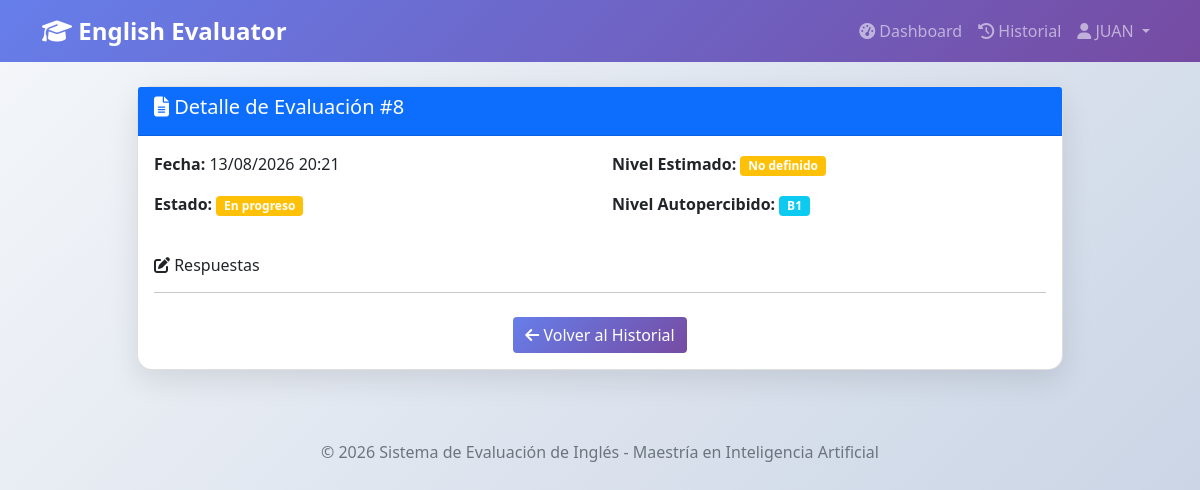
The page /evaluacion/detalle/8 (signed in) on the database its author committed.
### app.py (models this page shows, shortened)
class Usuario(db.Model):
    __tablename__ = 'usuarios'
    id = db.Column(db.Integer, primary_key=True)
    nombre = db.Column(db.String(100), nullable=False)
    apellido = db.Column(db.String(100), nullable=False)
    correo = db.Column(db.String(150), unique=True, nullable=False)
    password = db.Column(db.String(255), nullable=False)
    rol = db.Column(db.String(20), default='ESTUDIANTE')
    estado = db.Column(db.Boolean, default=True)
    fecha_creacion = db.Column(db.DateTime, default=datetime.utcnow)
    ultimo_login = db.Column(db.DateTime)
    nivel_autopercibido_id = db.Column(db.Integer, db.ForeignKey('niveles_mcer.id'), nullable=True)
    nivel_autopercibido = db.relationship('NivelMCER', foreign_keys=[nivel_autopercibido_id])
    evaluaciones = db.relationship('Evaluacion', backref='usuario', lazy=True)

class Evaluacion(db.Model):
    __tablename__ = 'evaluaciones'
    id = db.Column(db.Integer, primary_key=True)
    usuario_id = db.Column(db.Integer, db.ForeignKey('usuarios.id'), nullable=False)
    fecha_inicio = db.Column(db.DateTime, default=datetime.utcnow)
    fecha_fin = db.Column(db.DateTime)
    nivel_estimado_id = db.Column(db.Integer, db.ForeignKey('niveles_mcer.id'))
    estado = db.Column(db.String(30), default='EN_PROCESO')
    accuracy = db.Column(db.Numeric(5, 2))
    precision = db.Column(db.Numeric(5, 2))
    recall = db.Column(db.Numeric(5, 2))
    f1_score = db.Column(db.Numeric(5, 2))
    respuestas = db.relationship('Respuesta', backref='evaluacion', lazy=True)
    nivel_estimado = db.relationship('NivelMCER', foreign_keys=[nivel_estimado_id])

class NivelMCER(db.Model):
    __tablename__ = 'niveles_mcer'
    id = db.Column(db.Integer, primary_key=True)
    codigo = db.Column(db.String(2), unique=True, nullable=False)
    nombre = db.Column(db.String(50))
    descripcion = db.Column(db.Text)
    preguntas = db.relationship('Pregunta', backref='nivel', lazy=True)

### app.py (the view, shortened to what this page needs)
@app.route('/evaluacion/detalle/<int:evaluacion_id>')
@login_required
def detalle_evaluacion(evaluacion_id):
    evaluacion = Evaluacion.query.get(evaluacion_id)
    if not evaluacion:
        flash('Evaluación no encontrada.', 'danger')
        return redirect(url_for('historial'))
    if evaluacion.usuario_id != current_user.id and current_user.rol != 'ADMINISTRADOR':
        flash('Acceso denegado.', 'danger')
        return redirect(url_for('historial'))
    respuestas = Respuesta.query.filter_by(evaluacion_id=evaluacion_id).all()
    detalles = []
    return render_template('detalle_evaluacion.html',
                         evaluacion=evaluacion,
                         detalles=detalles)

### app.py (called while the page is built)
@login_manager.user_loader
def load_user(user_id):
    return Usuario.query.get(int(user_id))

### templates/detalle_evaluacion.html (shortened to what this page needs)
{% extends "base.html" %}
{% block content %}
<div class="row justify-content-center">
    <div class="col-md-10">
        <div class="card">
            <div class="card-header bg-primary text-white">
                <h5><i class="fas fa-file-alt"></i> Detalle de Evaluación #{{ evaluacion.id }}</h5>
            </div>
            <div class="card-body">
                <div class="row mb-4">
                    <div class="col-md-6">
                        <p><strong>Fecha:</strong> {{ evaluacion.fecha_inicio.strftime('%d/%m/%Y %H:%M') }}</p>
                        <p><strong>Estado:</strong>
                            {% if evaluacion.estado == 'COMPLETADA' %}
                                <span class="badge bg-success">Completada</span>
                            {% else %}
                                <span class="badge bg-warning">En progreso</span>
                            {% endif %}
                        </p>
                    </div>
                    <div class="col-md-6">
                        <p><strong>Nivel Estimado:</strong>
                            {% if evaluacion.nivel_estimado %}
                                <span class="badge bg-success">{{ evaluacion.nivel_estimado.codigo }}</span>
                            {% else %}
                                <span class="badge bg-warning">No definido</span>
                            {% endif %}
                        </p>
                        <p><strong>Nivel Autopercibido:</strong>
                            {% if evaluacion.usuario.nivel_autopercibido %}
                                <span class="badge bg-info">{{ evaluacion.usuario.nivel_autopercibido.codigo }}</span>
                            {% else %}
                                <span class="badge bg-secondary">No definido</span>
                            {% endif %}
                        </p>
                    </div>
                </div>
                <h6><i class="fas fa-edit"></i> Respuestas</h6>
                <hr>
                <div class="text-center mt-4">
                    <a href="{{ url_for('historial') }}" class="btn btn-primary">
                        <i class="fas fa-arrow-left"></i> Volver al Historial
                    </a>
                </div>
            </div>
        </div>
    </div>
</div>
{% endblock %}

### templates/base.html (shortened to what this page needs)
<!DOCTYPE html>
<html lang="es">
<head>
    <link href="https://cdn.jsdelivr.net/npm/bootstrap@5.1.3/dist/css/bootstrap.min.css" rel="stylesheet">
    <link rel="stylesheet" href="https://cdnjs.cloudflare.com/ajax/libs/font-awesome/6.4.0/css/all.min.css">
</head>
<body>
    <nav class="navbar navbar-expand-lg navbar-dark bg-primary" style="background: linear-gradient(135deg, #667eea 0%, #764ba2 100%) !important;">
        <div class="container">
            <a class="navbar-brand" href="{{ url_for('index') }}">
                <i class="fas fa-graduation-cap"></i> English Evaluator
            </a>
            <div class="collapse navbar-collapse" id="navbarNav">
                <ul class="navbar-nav ms-auto">
                    {% if current_user.is_authenticated %}
                        <li class="nav-item">
                            <a class="nav-link" href="{{ url_for('dashboard') }}">
                                <i class="fas fa-tachometer-alt"></i> Dashboard
                            </a>
                        </li>
                        <li class="nav-item">
                            <a class="nav-link" href="{{ url_for('historial') }}">
                                <i class="fas fa-history"></i> Historial
                            </a>
                        </li>
                        <li class="nav-item dropdown">
                            <a class="nav-link dropdown-toggle" href="#" id="userDropdown" role="button" data-bs-toggle="dropdown">
                                <i class="fas fa-user"></i> {{ current_user.nombre }}
                            </a>
                        </li>
                    {% endif %}
                </ul>
            </div>
        </div>
    </nav>
    <div class="container mt-4">
        {% block content %}{% endblock %}
    </div>
    <div class="footer">
        <p class="text-muted">© 2026 Sistema de Evaluación de Inglés - Maestría en Inteligencia Artificial</p>
    </div>
</body>
</html>

### templates/base.html (style rules this page uses)
body { background: linear-gradient(135deg, #f5f7fa 0%, #c3cfe2 100%); min-height: 100vh; }
.navbar-brand { font-weight: bold; font-size: 1.5rem; }
.card { border-radius: 15px; box-shadow: 0 10px 30px rgba(0,0,0,0.1); transition: transform 0.3s; }
.btn-primary { background: linear-gradient(135deg, #667eea 0%, #764ba2 100%); border: none; }
.footer { margin-top: 50px; padding: 20px; text-align: center; color: #666; }

### rows shown on the page
Usuario: nombre "JUAN"
Evaluacion: id "8", fecha_inicio "13/08/2026 20:21"
NivelMCER: usuario.nivel_autopercibido.codigo "B1"
